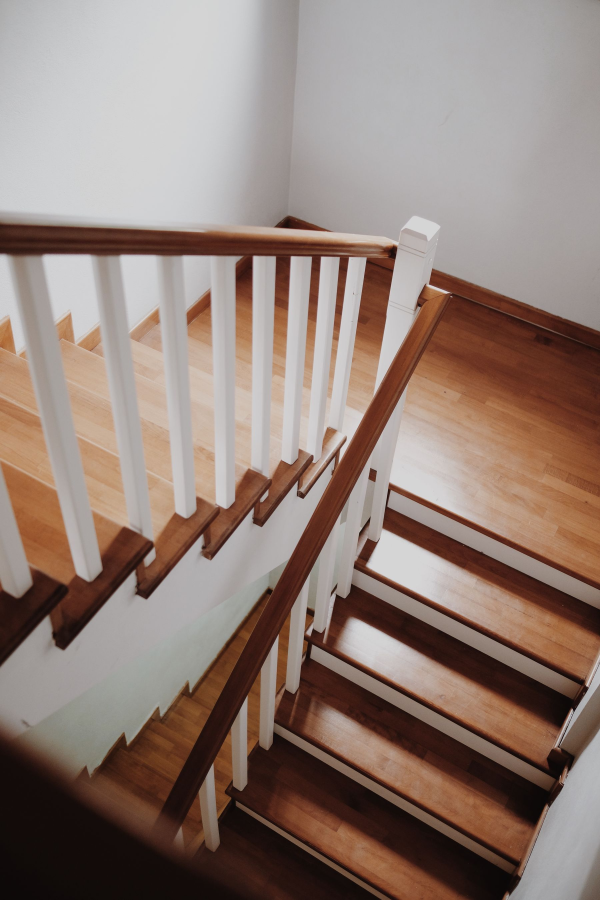
#> input picture assets/images/architectural.jpg, 1800 x 2700 px (shown at 1/3 size); its folder holds only this picture in this run
$ python make-images.py
#> lines starting #> are read from the running program, lines starting #| are printed output that depends on the picture
#!/usr/bin/env python3
# -*- coding: utf-8 -*-
"""
Génère les variantes responsives des photographies du site.

Ce fichier fait partie de l'outillage de développement (dossier `tools/`).
Il n'est PAS lancé par `tools/build.mjs` et le site n'en dépend à aucun moment :
il produit des fichiers, qui sont ensuite versionnés comme n'importe quel autre
visuel. Lancer à la main après avoir ajouté ou remplacé une photo :

    python tools/make-images.py

Pourquoi Python et non Node, contrairement à `make-icons.mjs` : ce dernier
décode et réencode du PNG, format dont le codec tient en cent lignes. Le JPEG
demande une transformée en cosinus discrète et un décodage Huffman ; l'écrire à
la main serait beaucoup de code fragile pour un gain nul. Pillow fait ce travail
depuis vingt ans. La règle « zéro dépendance » du projet porte sur ce qui est
SERVI au navigateur — elle n'a jamais interdit d'utiliser un outil local pour
fabriquer un fichier.

Si Pillow n'est pas installé, ce script s'arrête proprement et le site continue
de fonctionner : `tools/images.mjs` n'émet un `srcset` que pour les variantes
réellement présentes sur le disque.

Sortie : assets/images/r/<nom>-<largeur>.jpg
"""

import os
import sys

SOURCE = os.path.join(os.path.dirname(os.path.abspath(__file__)), '..', 'assets', 'images')
SORTIE = os.path.join(SOURCE, 'r')

# Quatre paliers, pas dix. Ils couvrent le téléphone (480), la tablette et le
# desktop courant (768, 1200) et les écrans à forte densité (1600). Une variante
# plus large que l'original n'est jamais produite : agrandir n'apporte rien.
LARGEURS = [480, 768, 1200, 1600]

# 82 : au-dessus, le poids monte sans gain visible sur des photographies de bois
# ; en dessous, les aplats de mur commencent à se baguer.
QUALITE = 82


def main():
    try:
        from PIL import Image
    except ImportError:
        print('Pillow est absent : aucune variante générée.', file=sys.stderr)
        print('  py -m pip install Pillow', file=sys.stderr)
        return 1

    os.makedirs(SORTIE, exist_ok=True)
    sources = sorted(f for f in os.listdir(SOURCE) if f.lower().endswith('.jpg'))
    if not sources:
        print('Aucune photographie trouvée dans assets/images.', file=sys.stderr)
        return 1

    total_src = 0
    total_out = 0
    produites = 0

    for nom in sources:
        chemin = os.path.join(SOURCE, nom)
        total_src += os.path.getsize(chemin)
        with Image.open(chemin) as im:
#> im is the input picture: PIL image 1800x2700 RGB; mean R, G, B 145.5, 126.9, 118.3
            im = im.convert('RGB')
            largeur_src, hauteur_src = im.size
#> largeur_src = 1800; hauteur_src = 2700
            base = os.path.splitext(nom)[0]
            faites = []
            for largeur in LARGEURS:
                if largeur >= largeur_src:
                    continue
                hauteur = round(hauteur_src * largeur / largeur_src)
                cible = os.path.join(SORTIE, '%s-%d.jpg' % (base, largeur))
                # LANCZOS : le rééchantillonnage le plus net sur des textures
                # de bois, où un filtre bilinéaire efface le fil.
                im.resize((largeur, hauteur), Image.LANCZOS).save(
                    cible,
                    'JPEG',
                    quality=QUALITE,
                    optimize=True,
                    progressive=True,
                )
                total_out += os.path.getsize(cible)
                faites.append(largeur)
                produites += 1
#> this loop made 4 passes
#> pass 1, in main, `im.resize((largeur, hauteur), Image.LANCZOS).save( cible, 'JPEG', qual..`:
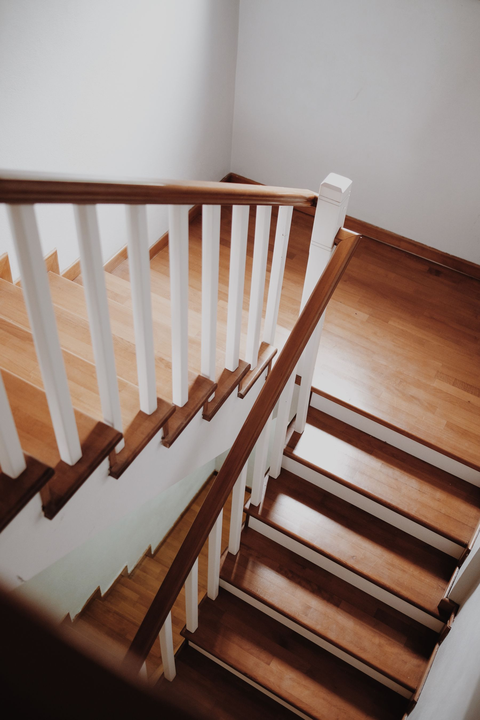
#> saved as architectural-480.jpg: PIL image 480x720 RGB; mean R, G, B 145.5, 126.9, 118.3
#> after the loop, faites = [480, 768, 1200, 1600]; produites = 4; total_out = 637678
            print('  %-28s %5dx%-5d -> %s' % (
                nom, largeur_src, hauteur_src,
                ', '.join(str(w) for w in faites) if faites else 'aucune (déjà petite)',
            ))
#|   architectural.jpg             1800x2700  -> 480, 768, 1200, 1600

    print('')
    print('%d variantes produites dans assets/images/r/' % produites)
#| 4 variantes produites dans assets/images/r/
    print('Sources : %.2f Mo · variantes : %.2f Mo' % (
        total_src / 1048576.0, total_out / 1048576.0))
#| Sources : 0.33 Mo · variantes : 0.61 Mo
    return 0


if __name__ == '__main__':
    sys.exit(main())
#> (the program exits here)

$ run again, on assets/images/domaine-expertise.jpg
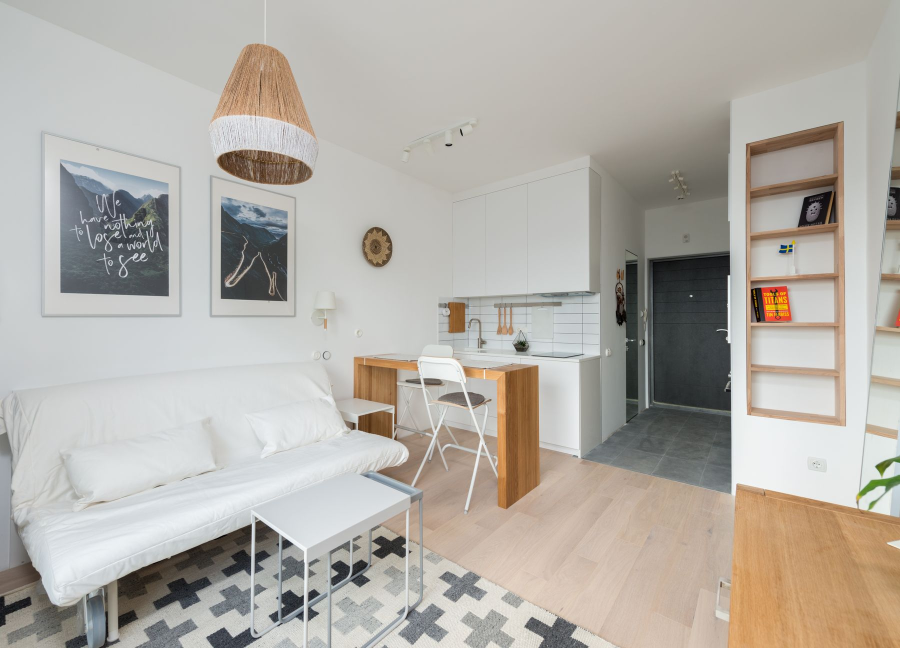
#> input picture assets/images/domaine-expertise.jpg, 1800 x 1296 px (shown at 1/2 size)
#> in main, im is the input picture: PIL image 1800x1296 RGB; mean R, G, B 179.1, 174.4, 167.3
#> the loop in main, `for largeur in LARGEURS:` made 4 passes
#> pass 1, in main, `im.resize((largeur, hauteur), Image.LANCZOS).save( cible, 'JPEG', qual..`:
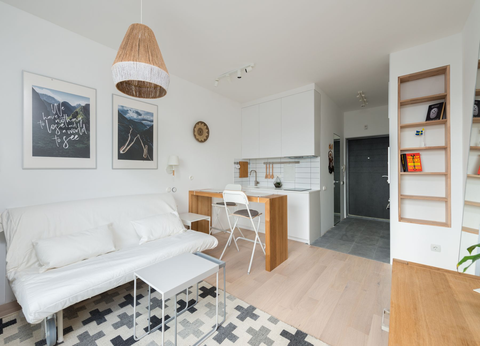
#> saved as domaine-expertise-480.jpg: PIL image 480x346 RGB; mean R, G, B 179.1, 174.4, 167.3
#> after the loop in main, `for largeur in LARGEURS:`: faites = [480, 768, 1200, 1600]; produites = 4; total_out = 365689
#|   domaine-expertise.jpg         1800x1296  -> 480, 768, 1200, 1600
#| 4 variantes produites dans assets/images/r/
#| Sources : 0.19 Mo · variantes : 0.35 Mo

$ run again, on assets/images/entretien.jpg
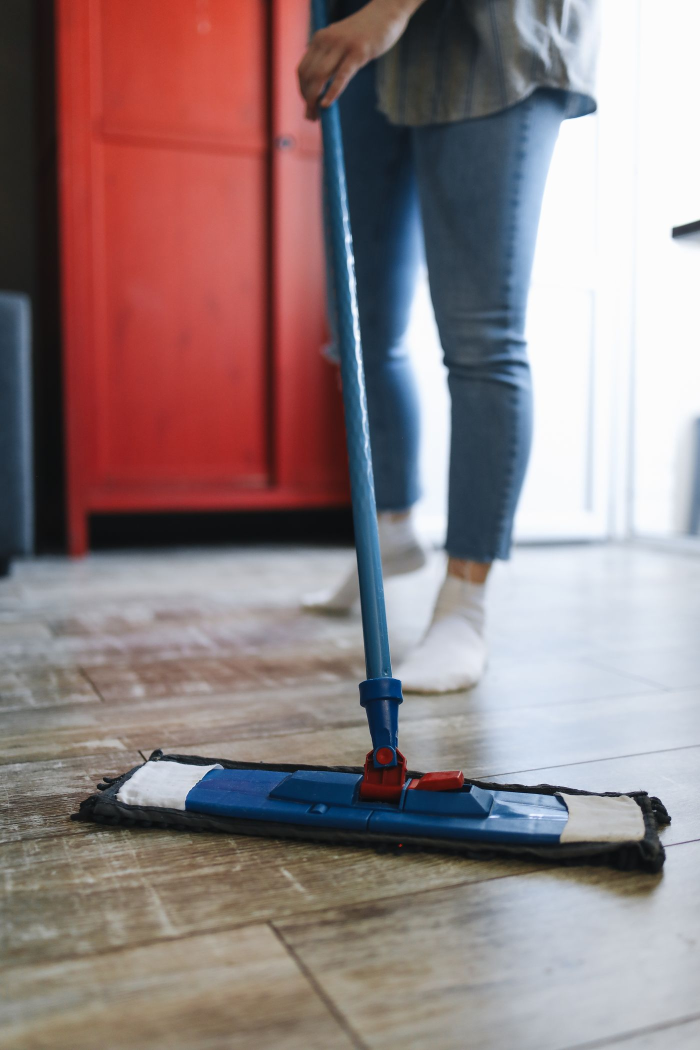
#> input picture assets/images/entretien.jpg, 1400 x 2100 px (shown at 1/2 size)
#> in main, im is the input picture: PIL image 1400x2100 RGB; mean R, G, B 144.6, 127.1, 128.7
#> the loop in main, `for largeur in LARGEURS:` made 4 passes
#> pass 1, in main, `im.resize((largeur, hauteur), Image.LANCZOS).save( cible, 'JPEG', qual..`:
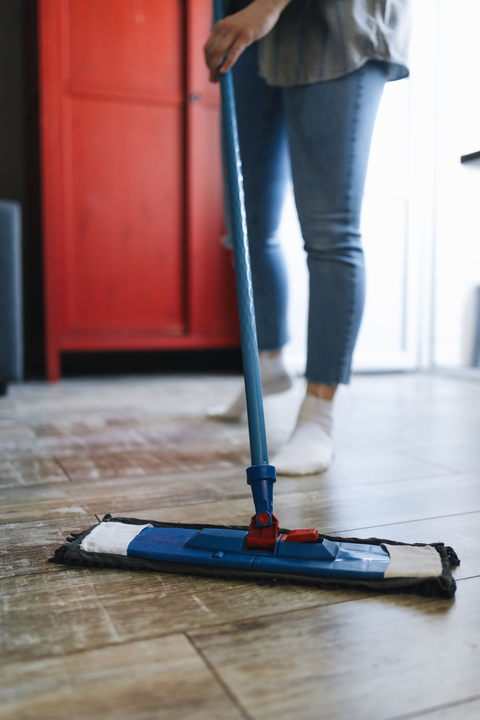
#> saved as entretien-480.jpg: PIL image 480x720 RGB; mean R, G, B 144.6, 127.1, 128.7
#> after the loop in main, `for largeur in LARGEURS:`: faites = [480, 768, 1200]; produites = 3; total_out = 272819
#|   entretien.jpg                 1400x2100  -> 480, 768, 1200
#| 3 variantes produites dans assets/images/r/
#| Sources : 0.17 Mo · variantes : 0.26 Mo

$ run again, on assets/images/grincement.jpg
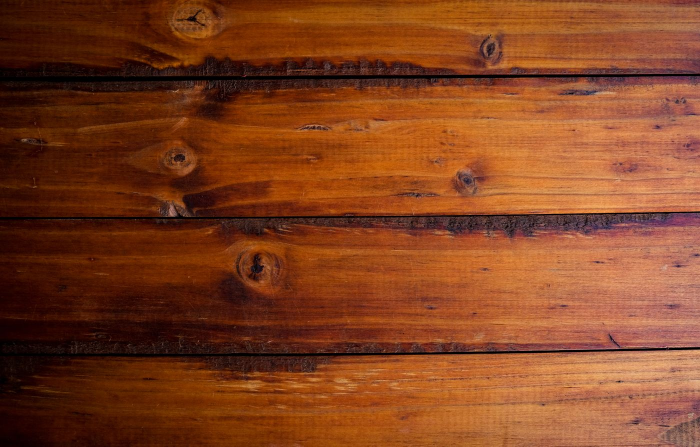
#> input picture assets/images/grincement.jpg, 1400 x 893 px (shown at 1/2 size)
#> in main, im is the input picture: PIL image 1400x893 RGB; mean R, G, B 129.1, 64.7, 31.3
#> the loop in main, `for largeur in LARGEURS:` made 4 passes
#> pass 1, in main, `im.resize((largeur, hauteur), Image.LANCZOS).save( cible, 'JPEG', qual..`:
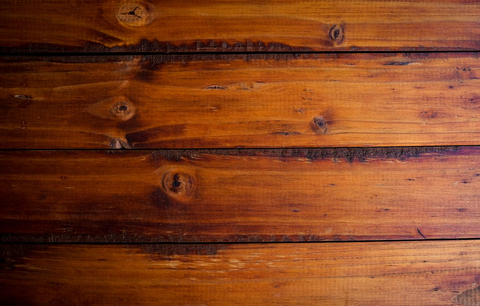
#> saved as grincement-480.jpg: PIL image 480x306 RGB; mean R, G, B 129.1, 64.8, 31.4
#> pass 2, in main, `im.resize((largeur, hauteur), Image.LANCZOS).save( cible, 'JPEG', qual..`:
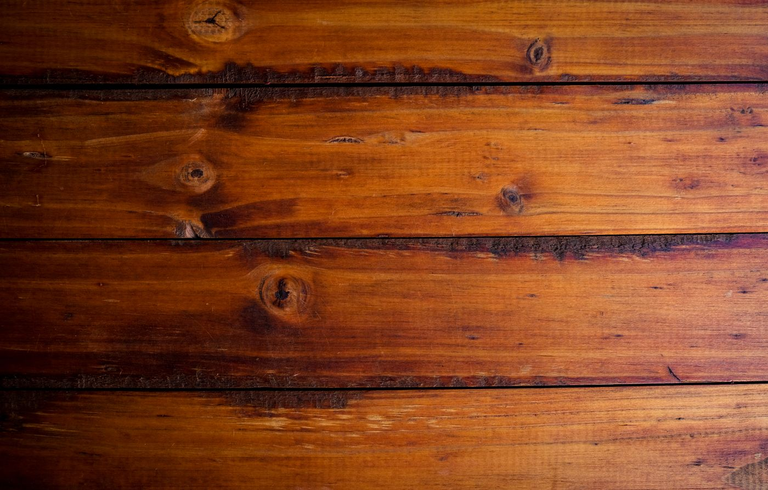
#> saved as grincement-768.jpg: PIL image 768x490 RGB; mean R, G, B 129.1, 64.8, 31.4
#> after the loop in main, `for largeur in LARGEURS:`: faites = [480, 768, 1200]; produites = 3; total_out = 266163
#|   grincement.jpg                1400x893   -> 480, 768, 1200
#| 3 variantes produites dans assets/images/r/
#| Sources : 0.21 Mo · variantes : 0.25 Mo
